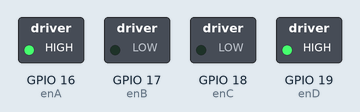
Recording of a sketch running on a simulated ESP32. On the bench: switched loads named in the sketch (green lamp = pin HIGH).

Above: at 1.0 s.
At 3.0 s:
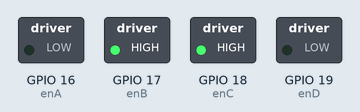
Timing chart, 0 to 5.2 s (numbered marks = the images above):
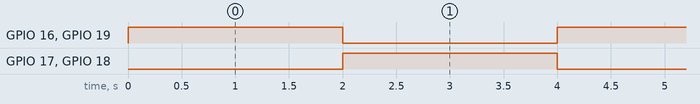

Measured:
- by itself, GPIO 16 (enA), GPIO 17 (enB), GPIO 18 (enC), GPIO 19 (enD): alternates HIGH for 2.0 s and LOW for 2.0 s

The sketch:

5_access_1motor.ino
```cpp
const int potPinA = 2;              // sensor kiri
const int potPinB = 15;              // sensor kanan
int sensor_kiri;                    // deklarasi variable sensor kiri
int sensor_kanan;                    // deklarasi variable sensor kanan

float voltage_kiri;                 // deklarasi variabel voltage dari sensor kiri
float voltage_kanan;                // deklarasi variabel voltage dari sensor kanan
float vth_kanan=1.5;                    //deklarasi variabel threshold voltage dari sensor kanan
float vth_kiri=1.5;                     //deklarasi variabel threshold voltage dari sensor kiri

boolean warna_kanan;
boolean warna_kiri;
char* table_warna[]={"hitam", "putih"};

uint8_t enC = 18; // mot kiri
uint8_t enD = 19; // mot kiri

uint8_t enA = 16; // mot kanan
uint8_t enB = 17;// mot kanan

void setup() {
  Serial.begin(9600);               // Inisialisasi Penggunaan serial dengan baudrate 9600bps
  // Initialize channels
  ledcAttachPin(enC, 1);
  ledcAttachPin(enD, 2);
  ledcAttachPin(enA, 3);
  ledcAttachPin(enB, 4);
   // channels 0-15, resolution 1-16 bits, freq limits depend on resolution
  // ledcSetup(uint8_t channel, uint32_t freq, uint8_t resolution_bits);
  ledcSetup(1, 12000, 8); // 12 kHz PWM, 8-bit resolution
  ledcSetup(2, 12000, 8);
  ledcSetup(3, 12000, 8); // 12 kHz PWM, 8-bit resolution
  ledcSetup(4, 12000, 8);
}

void loop() {
maju();
delay(2000);
mundur();
delay(2000);
}

void maju()
{
  ledcWrite(1, 0);
  ledcWrite(2, 255);
  ledcWrite(3, 255);//motor ka maju
  ledcWrite(4, 0);

  }

 void kanan()
 {
   ledcWrite(3, 0);
   ledcWrite(4, 255);
   ledcWrite(1, 0);
   ledcWrite(2, 255);

  }
 void kiri()
 {
   ledcWrite(3, 255);
   ledcWrite(4, 0);
   ledcWrite(1, 255);
   ledcWrite(2, 0);

  }

  void mundur()
  {

   ledcWrite(1, 255);
   ledcWrite(2, 0);

   ledcWrite(3, 0);
   ledcWrite(4, 255);
    }
```

fungsi_fungsi.ino
```cpp
float convert_to_voltage(int xx)
{ float temp;
  temp = xx * (3.3 / 4096.0);
  return temp;
  }
```
